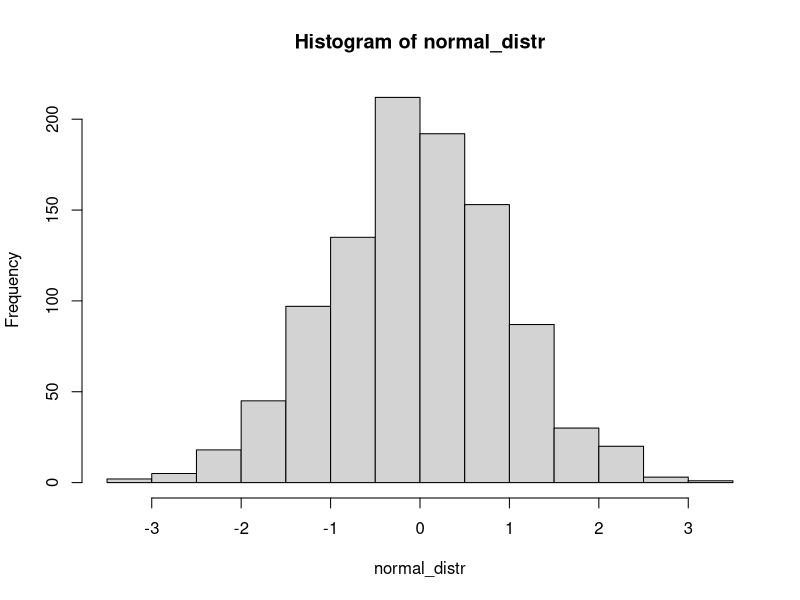

The R source for this figure:
## ---- chunk 1
print("Hello world!")
## ---- chunk 2
2 + 2 
4 * 5
20 / 5
(3/5) / (4/5)
## ---- chunk 3
a <- c(1,22,333)
names(a) <- c("Andy", "Betty", "Claire")
print(a)
print(a[3])
print(a["Betty"])

# calculate with variables
b <- 5
c <- 8
b + c

# simple calculations with vectors
a + b
a * c

## ---- chunk 4
normal_distr <- rnorm(1000)
hist(normal_distr)
## ---- chunk 5
a <- c(1,22,333)
sum(a) / length(a)

# or simpler, with an R function
mean(a)

